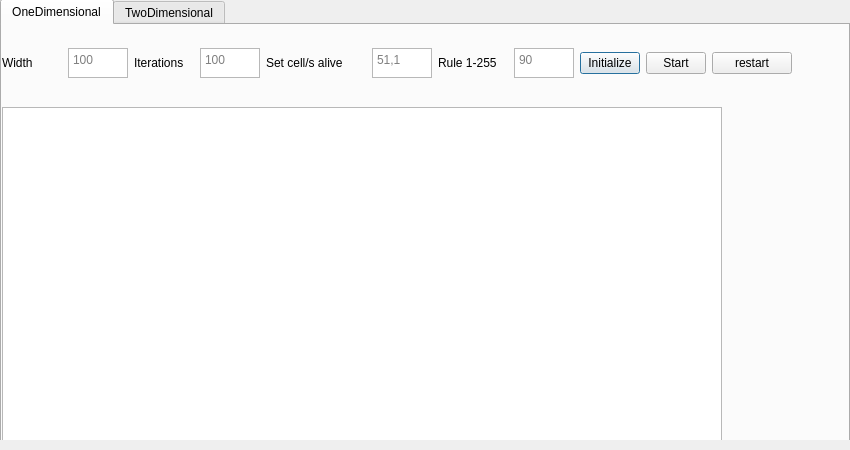
<?xml version="1.0" encoding="UTF-8"?>
<ui version="4.0">
 <class>Dialog</class>
 <widget class="QDialog" name="Dialog">
  <property name="geometry">
   <rect>
    <x>0</x>
    <y>0</y>
    <width>850</width>
    <height>450</height>
   </rect>
  </property>
  <property name="minimumSize">
   <size>
    <width>850</width>
    <height>450</height>
   </size>
  </property>
  <property name="maximumSize">
   <size>
    <width>850</width>
    <height>450</height>
   </size>
  </property>
  <property name="sizeIncrement">
   <size>
    <width>10</width>
    <height>10</height>
   </size>
  </property>
  <property name="baseSize">
   <size>
    <width>100</width>
    <height>100</height>
   </size>
  </property>
  <property name="windowTitle">
   <string>Cellular-Automata:Mateusz Tchorek</string>
  </property>
  <property name="autoFillBackground">
   <bool>true</bool>
  </property>
  <widget class="QWidget" name="horizontalWidget" native="true">
   <property name="geometry">
    <rect>
     <x>0</x>
     <y>-1</y>
     <width>850</width>
     <height>441</height>
    </rect>
   </property>
   <property name="minimumSize">
    <size>
     <width>850</width>
     <height>350</height>
    </size>
   </property>
   <property name="maximumSize">
    <size>
     <width>850</width>
     <height>450</height>
    </size>
   </property>
   <layout class="QHBoxLayout" name="mode_menu">
    <property name="sizeConstraint">
     <enum>QLayout::SetMaximumSize</enum>
    </property>
    <item>
     <widget class="QTabWidget" name="tabWidget">
      <property name="minimumSize">
       <size>
        <width>850</width>
        <height>450</height>
       </size>
      </property>
      <property name="maximumSize">
       <size>
        <width>850</width>
        <height>450</height>
       </size>
      </property>
      <property name="currentIndex">
       <number>0</number>
      </property>
      <widget class="QWidget" name="OneDimensionalTab">
       <attribute name="title">
        <string>OneDimensional</string>
       </attribute>
       <widget class="QWidget" name="horizontalLayoutWidget_7">
        <property name="geometry">
         <rect>
          <x>0</x>
          <y>0</y>
          <width>980</width>
          <height>456</height>
         </rect>
        </property>
        <layout class="QHBoxLayout" name="horizontalLayout_4">
         <item>
          <layout class="QFormLayout" name="formLayout">
           <item row="2" column="1">
            <layout class="QHBoxLayout" name="horizontalLayout_3"/>
           </item>
           <item row="2" column="0">
            <widget class="QGraphicsView" name="graphic_ca_1d">
             <property name="minimumSize">
              <size>
               <width>720</width>
               <height>350</height>
              </size>
             </property>
             <property name="maximumSize">
              <size>
               <width>720</width>
               <height>350</height>
              </size>
             </property>
            </widget>
           </item>
           <item row="1" column="0">
            <layout class="QHBoxLayout" name="width_layout_horizontal">
             <item>
              <widget class="QLabel" name="widthLabel1D">
               <property name="minimumSize">
                <size>
                 <width>60</width>
                 <height>0</height>
                </size>
               </property>
               <property name="maximumSize">
                <size>
                 <width>60</width>
                 <height>16777215</height>
                </size>
               </property>
               <property name="text">
                <string>Width</string>
               </property>
              </widget>
             </item>
             <item>
              <widget class="QTextEdit" name="widthText1D">
               <property name="minimumSize">
                <size>
                 <width>60</width>
                 <height>30</height>
                </size>
               </property>
               <property name="maximumSize">
                <size>
                 <width>60</width>
                 <height>30</height>
                </size>
               </property>
               <property name="documentTitle">
                <string/>
               </property>
               <property name="placeholderText">
                <string>100</string>
               </property>
              </widget>
             </item>
             <item>
              <layout class="QHBoxLayout" name="iterationsLayout">
               <item>
                <widget class="QLabel" name="iterationsLabel1D">
                 <property name="minimumSize">
                  <size>
                   <width>60</width>
                   <height>0</height>
                  </size>
                 </property>
                 <property name="maximumSize">
                  <size>
                   <width>60</width>
                   <height>16777215</height>
                  </size>
                 </property>
                 <property name="text">
                  <string>Iterations</string>
                 </property>
                </widget>
               </item>
               <item>
                <widget class="QTextEdit" name="iterationsText1D">
                 <property name="minimumSize">
                  <size>
                   <width>60</width>
                   <height>30</height>
                  </size>
                 </property>
                 <property name="maximumSize">
                  <size>
                   <width>60</width>
                   <height>30</height>
                  </size>
                 </property>
                 <property name="placeholderText">
                  <string>100</string>
                 </property>
                </widget>
               </item>
               <item>
                <layout class="QHBoxLayout" name="aliveLayout">
                 <item>
                  <widget class="QLabel" name="aliveCellsArrayLabel1D">
                   <property name="minimumSize">
                    <size>
                     <width>100</width>
                     <height>0</height>
                    </size>
                   </property>
                   <property name="maximumSize">
                    <size>
                     <width>100</width>
                     <height>16777215</height>
                    </size>
                   </property>
                   <property name="text">
                    <string>Set cell/s alive</string>
                   </property>
                  </widget>
                 </item>
                 <item>
                  <widget class="QTextEdit" name="aliveCellsText1D">
                   <property name="minimumSize">
                    <size>
                     <width>60</width>
                     <height>30</height>
                    </size>
                   </property>
                   <property name="maximumSize">
                    <size>
                     <width>60</width>
                     <height>30</height>
                    </size>
                   </property>
                   <property name="placeholderText">
                    <string>51,1</string>
                   </property>
                  </widget>
                 </item>
                 <item>
                  <layout class="QHBoxLayout" name="ruleLayout">
                   <item>
                    <widget class="QLabel" name="ruleLabel1D">
                     <property name="minimumSize">
                      <size>
                       <width>70</width>
                       <height>0</height>
                      </size>
                     </property>
                     <property name="maximumSize">
                      <size>
                       <width>70</width>
                       <height>16777215</height>
                      </size>
                     </property>
                     <property name="sizeIncrement">
                      <size>
                       <width>100</width>
                       <height>0</height>
                      </size>
                     </property>
                     <property name="baseSize">
                      <size>
                       <width>100</width>
                       <height>0</height>
                      </size>
                     </property>
                     <property name="text">
                      <string>Rule 1-255</string>
                     </property>
                    </widget>
                   </item>
                   <item>
                    <widget class="QTextEdit" name="ruleText1D">
                     <property name="minimumSize">
                      <size>
                       <width>60</width>
                       <height>30</height>
                      </size>
                     </property>
                     <property name="maximumSize">
                      <size>
                       <width>60</width>
                       <height>30</height>
                      </size>
                     </property>
                     <property name="placeholderText">
                      <string>90</string>
                     </property>
                    </widget>
                   </item>
                  </layout>
                 </item>
                </layout>
               </item>
              </layout>
             </item>
             <item>
              <widget class="QPushButton" name="initializeGameButton1D">
               <property name="minimumSize">
                <size>
                 <width>60</width>
                 <height>0</height>
                </size>
               </property>
               <property name="maximumSize">
                <size>
                 <width>60</width>
                 <height>16777215</height>
                </size>
               </property>
               <property name="text">
                <string>Initialize</string>
               </property>
              </widget>
             </item>
             <item>
              <widget class="QPushButton" name="beginGameButton1D">
               <property name="minimumSize">
                <size>
                 <width>60</width>
                 <height>0</height>
                </size>
               </property>
               <property name="maximumSize">
                <size>
                 <width>60</width>
                 <height>16777215</height>
                </size>
               </property>
               <property name="text">
                <string>Start</string>
               </property>
              </widget>
             </item>
             <item>
              <widget class="QPushButton" name="restart_button_1d">
               <property name="text">
                <string>restart</string>
               </property>
              </widget>
             </item>
            </layout>
           </item>
          </layout>
         </item>
        </layout>
       </widget>
      </widget>
      <widget class="QWidget" name="TwoDimensionalTab">
       <attribute name="title">
        <string>TwoDimensional</string>
       </attribute>
       <widget class="QWidget" name="formLayoutWidget_2">
        <property name="geometry">
         <rect>
          <x>-1</x>
          <y>9</y>
          <width>851</width>
          <height>440</height>
         </rect>
        </property>
        <layout class="QFormLayout" name="formLayout_2">
         <item row="2" column="0" colspan="2">
          <widget class="QGraphicsView" name="graphic_ca_2d">
           <property name="minimumSize">
            <size>
             <width>720</width>
             <height>350</height>
            </size>
           </property>
          </widget>
         </item>
         <item row="1" column="0">
          <layout class="QHBoxLayout" name="horizontalLayout_7">
           <item>
            <layout class="QHBoxLayout" name="horizontalLayout_8">
             <item>
              <layout class="QHBoxLayout" name="width_layout_horizontal_3">
               <item>
                <widget class="QLabel" name="widthLabel_2D">
                 <property name="minimumSize">
                  <size>
                   <width>50</width>
                   <height>0</height>
                  </size>
                 </property>
                 <property name="maximumSize">
                  <size>
                   <width>50</width>
                   <height>16777215</height>
                  </size>
                 </property>
                 <property name="text">
                  <string>Width</string>
                 </property>
                </widget>
               </item>
               <item>
                <widget class="QTextEdit" name="widthText_2D">
                 <property name="minimumSize">
                  <size>
                   <width>60</width>
                   <height>30</height>
                  </size>
                 </property>
                 <property name="maximumSize">
                  <size>
                   <width>60</width>
                   <height>30</height>
                  </size>
                 </property>
                 <property name="documentTitle">
                  <string/>
                 </property>
                 <property name="placeholderText">
                  <string>100</string>
                 </property>
                </widget>
               </item>
               <item>
                <layout class="QHBoxLayout" name="iterationsLayout_3">
                 <item>
                  <widget class="QLabel" name="iterationsLabel_2D">
                   <property name="minimumSize">
                    <size>
                     <width>60</width>
                     <height>0</height>
                    </size>
                   </property>
                   <property name="maximumSize">
                    <size>
                     <width>60</width>
                     <height>16777215</height>
                    </size>
                   </property>
                   <property name="text">
                    <string>Iterations</string>
                   </property>
                  </widget>
                 </item>
                 <item>
                  <widget class="QTextEdit" name="iterationsText_2D">
                   <property name="minimumSize">
                    <size>
                     <width>60</width>
                     <height>30</height>
                    </size>
                   </property>
                   <property name="maximumSize">
                    <size>
                     <width>60</width>
                     <height>30</height>
                    </size>
                   </property>
                   <property name="placeholderText">
                    <string>100</string>
                   </property>
                  </widget>
                 </item>
                 <item>
                  <layout class="QHBoxLayout" name="aliveLayout_3">
                   <item>
                    <widget class="QLabel" name="aliveCellsArrayLabel_2D">
                     <property name="minimumSize">
                      <size>
                       <width>80</width>
                       <height>0</height>
                      </size>
                     </property>
                     <property name="maximumSize">
                      <size>
                       <width>80</width>
                       <height>16777215</height>
                      </size>
                     </property>
                     <property name="text">
                      <string>Set cell/s alive</string>
                     </property>
                    </widget>
                   </item>
                   <item>
                    <widget class="QTextEdit" name="aliveCellsText_2D">
                     <property name="minimumSize">
                      <size>
                       <width>60</width>
                       <height>30</height>
                      </size>
                     </property>
                     <property name="maximumSize">
                      <size>
                       <width>60</width>
                       <height>30</height>
                      </size>
                     </property>
                     <property name="placeholderText">
                      <string>51,1</string>
                     </property>
                    </widget>
                   </item>
                  </layout>
                 </item>
                 <item>
                  <layout class="QHBoxLayout" name="ruleLayout_3">
                   <item>
                    <widget class="QLabel" name="ruleLabel_2D">
                     <property name="minimumSize">
                      <size>
                       <width>60</width>
                       <height>0</height>
                      </size>
                     </property>
                     <property name="maximumSize">
                      <size>
                       <width>60</width>
                       <height>16777215</height>
                      </size>
                     </property>
                     <property name="text">
                      <string>Rule 1-255</string>
                     </property>
                    </widget>
                   </item>
                   <item>
                    <widget class="QTextEdit" name="ruleText_2D">
                     <property name="minimumSize">
                      <size>
                       <width>60</width>
                       <height>30</height>
                      </size>
                     </property>
                     <property name="maximumSize">
                      <size>
                       <width>60</width>
                       <height>30</height>
                      </size>
                     </property>
                     <property name="placeholderText">
                      <string>90</string>
                     </property>
                    </widget>
                   </item>
                  </layout>
                 </item>
                </layout>
               </item>
              </layout>
             </item>
            </layout>
           </item>
           <item>
            <widget class="QPushButton" name="initializeGameButton_2D">
             <property name="minimumSize">
              <size>
               <width>60</width>
               <height>0</height>
              </size>
             </property>
             <property name="maximumSize">
              <size>
               <width>60</width>
               <height>16777215</height>
              </size>
             </property>
             <property name="text">
              <string>Initialize</string>
             </property>
            </widget>
           </item>
           <item>
            <widget class="QPushButton" name="beginGameButton_2D">
             <property name="minimumSize">
              <size>
               <width>60</width>
               <height>0</height>
              </size>
             </property>
             <property name="maximumSize">
              <size>
               <width>60</width>
               <height>16777215</height>
              </size>
             </property>
             <property name="text">
              <string>Start</string>
             </property>
            </widget>
           </item>
           <item>
            <widget class="QPushButton" name="restart_button_2d">
             <property name="text">
              <string>restart</string>
             </property>
            </widget>
           </item>
          </layout>
         </item>
        </layout>
       </widget>
      </widget>
     </widget>
    </item>
   </layout>
  </widget>
 </widget>
 <resources/>
 <connections/>
</ui>
